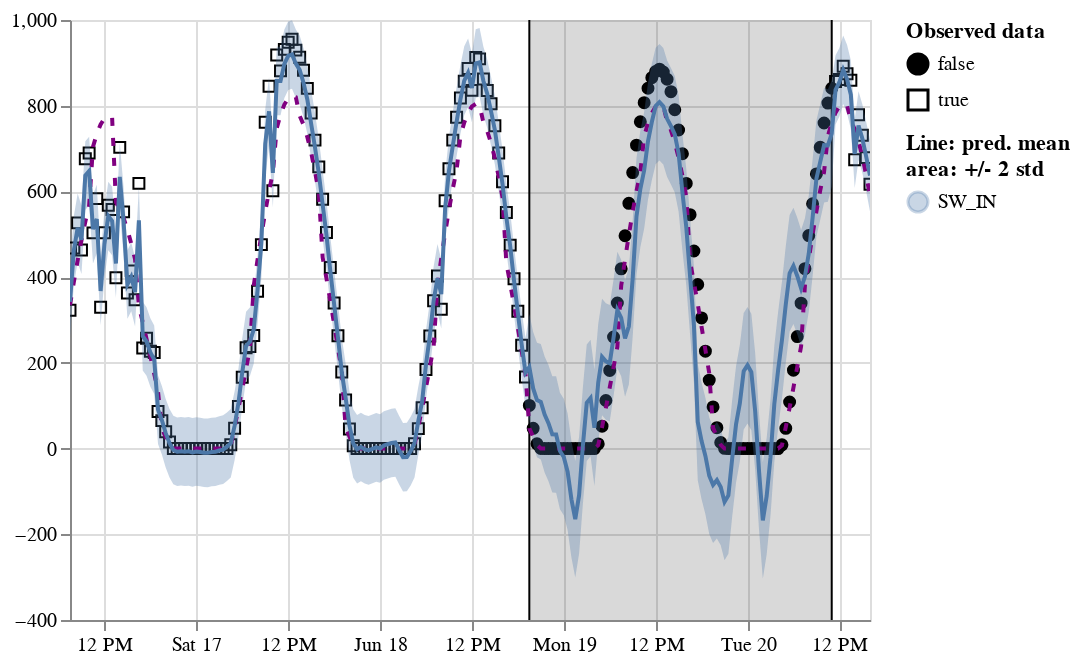

The cell this chart's notebook holds for it:
### Code cell
plot_pred(k_nc(t_data_g[1]), t_data_g[0])

### Figure 1 — Vega-Lite specification as saved in the notebook (floating-point values rounded to 4 significant figures; data arrays with more than 128 entries replaced by an {"elided": "..."} marker saying what was removed)
{"config": {"view": {"continuousWidth": 400, "continuousHeight": 300}}, "layer": [{"data": {"name": "data-94d29bd7ee51df9aa67b060c2a485830"}, "mark": {"type": "point", "color": "black", "fillOpacity": 1, "strokeWidth": 1}, "encoding": {"fill": {"field": "is_present", "legend": {"title": ["Observed data"]}, "scale": {"range": ["black", "#ffffff00"]}, "type": "nominal"}, "shape": {"field": "is_present", "type": "nominal"}, "x": {"axis": {"domain": true, "labels": true, "ticks": true, "title": "time"}, "field": "time", "type": "temporal"}, "y": {"field": "value", "scale": {"zero": false}, "title": "", "type": "quantitative"}}}, {"layer": [{"mark": "rule", "encoding": {"x": {"axis": {"domain": false, "labels": false, "ticks": false, "title": null}, "field": "gap_start", "type": "temporal"}}}, {"mark": "rule", "encoding": {"x": {"axis": {"domain": false, "labels": false, "ticks": false, "title": null}, "field": "gap_end", "type": "temporal"}}}, {"mark": {"type": "rect", "color": "black", "opacity": 0.15}, "encoding": {"x": {"axis": {"domain": false, "labels": false, "ticks": false, "title": null}, "field": "gap_start", "type": "temporal"}, "x2": {"field": "gap_end"}}}], "data": {"name": "data-061f9e09fe570fc29b1821bdf2118454"}}, {"data": {"name": "data-94d29bd7ee51df9aa67b060c2a485830"}, "mark": "errorband", "encoding": {"color": {"field": "variable", "legend": {"title": ["Line: pred. mean", "area: +/- 2 std"]}, "type": "nominal"}, "x": {"field": "time", "type": "temporal"}, "y": {"field": "err_low", "scale": {"zero": false}, "title": "", "type": "quantitative"}, "y2": {"field": "err_high"}}, "name": "view_75"}, {"data": {"name": "data-94d29bd7ee51df9aa67b060c2a485830"}, "mark": {"type": "line", "color": "purple", "strokeDash": [4, 6]}, "encoding": {"x": {"field": "time", "type": "temporal"}, "y": {"field": "control", "scale": {"zero": false}, "title": "", "type": "quantitative"}}}, {"data": {"name": "data-94d29bd7ee51df9aa67b060c2a485830"}, "mark": "line", "encoding": {"color": {"field": "variable", "type": "nominal"}, "x": {"field": "time", "type": "temporal"}, "y": {"field": "mean", "scale": {"zero": false}, "title": "", "type": "quantitative"}}}], "params": [{"name": "param_81", "select": {"type": "interval"}, "bind": "scales", "views": ["view_75"]}], "title": "", "$schema": "https://vega.github.io/schema/vega-lite/v5.2.0.json", "datasets": {"data-94d29bd7ee51df9aa67b060c2a485830": {"elided": "210 records"}, "data-061f9e09fe570fc29b1821bdf2118454": [{"gap_start": "2000-06-18T19:30:00", "gap_end": "2000-06-20T11:00:00"}]}}
